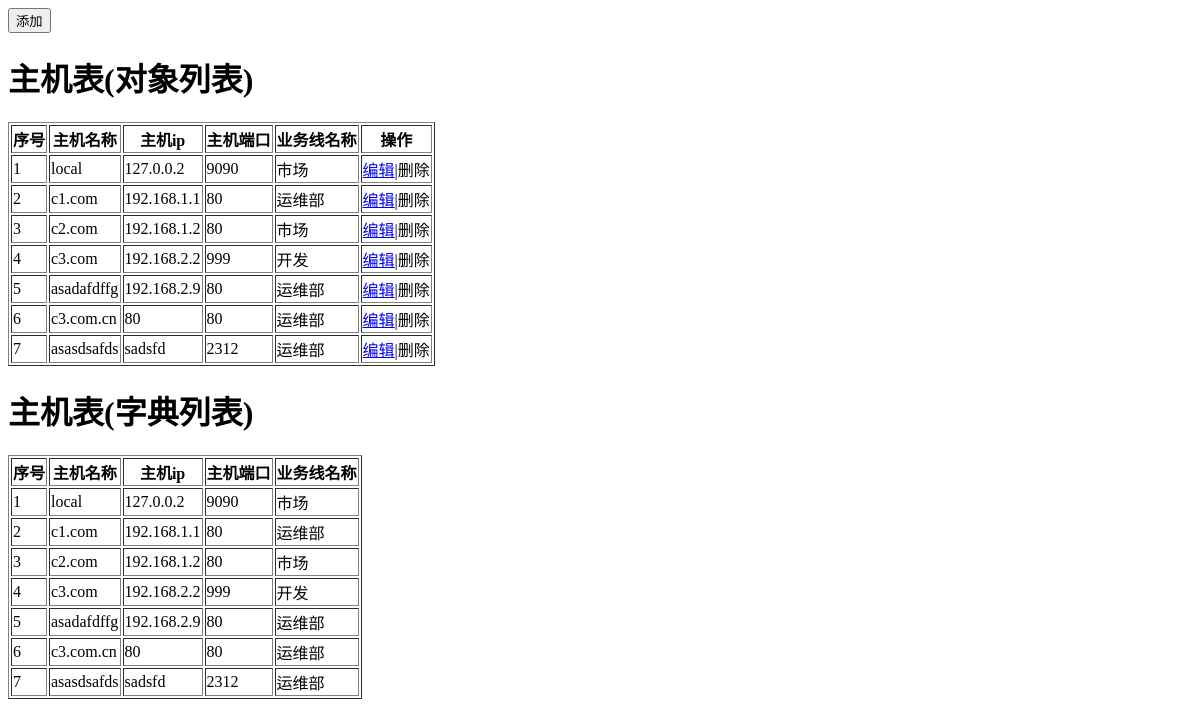
Screenshot of /host with the database file from the repository.
### app01/models.py (models this page shows)
class Host(models.Model):
    nid = models.AutoField(primary_key=True)
    hostname = models.CharField(max_length=32, db_index=True)
    ip = models.GenericIPAddressField(protocol='both', db_index=True)
    port = models.IntegerField()
    business = models.ForeignKey(to='Business', to_field='id')

class Business(models.Model):
    caption = models.CharField(max_length=32)
    english = models.CharField(max_length=32, null=True)

### app01/views.py (the view, shortened to what this page needs)
# urls.py: url(r'^host$', views.host),
def host(request):
    if request.method == 'GET':
        hosts1 = models.Host.objects.all()
        hosts2 = models.Host.objects.filter(nid__gt=0).values('nid', 'ip', 'hostname', 'port', 'business_id',
                                                              'business__caption')
        businesses1 = models.Business.objects.all()
        return render(request, 'host.html', {'hosts1': hosts1, 'hosts2': hosts2, 'businesses': businesses1})

### templates/host.html (shortened to what this page needs)
<!DOCTYPE html>
<html lang="en">
<head>
</head>
<body>
    <div>
        <input id="add-host" type="button" value="添加">
    </div>
    <h1>主机表(对象列表)</h1>
    <table border="1">
        <thead>
            <th>序号</th>
            <th>主机名称</th>
            <th>主机ip</th>
            <th>主机端口</th>
            <th>业务线名称</th>
            <th>操作</th>
        </thead>
        <tbody>
                {% for host in hosts1 %}
                    <tr host-id="{{host.nid}}" buniness-id="{{host.business.id}}">
                        <td>{{ forloop.counter }}</td>
                        <td>{{ host.hostname }}</td>
                        <td>{{ host.ip }}</td>
                        <td>{{ host.port }}</td>
                        <td>{{ host.business.caption }}</td>
                        <td><a class="edit" href="#">编辑</a>|<a class="delete">删除</a></td>
                    </tr>
                {% endfor %}
        </tbody>
    </table>
    <h1>主机表(字典列表)</h1>
    <table border="1">
        <thead>
            <th>序号</th>
            <th>主机名称</th>
            <th>主机ip</th>
            <th>主机端口</th>
            <th>业务线名称</th>
        </thead>
        <tbody>
            {% for host in hosts2 %}
                <tr host-id="{{host.nid}}" buniness-id="{{host.business_id}}">
                    <td>{{ forloop.counter }}</td>
                    <td>{{ host.hostname }}</td>
                    <td>{{ host.ip }}</td>
                    <td>{{ host.port }}</td>
                    <td>{{ host.business__caption }}</td>
                </tr>
            {% endfor %}
        </tbody>
    </table>
</body>
</html>

### rows the page displays
Host: hostname "local", ip "127.0.0.2", port "9090", business.caption "市场", business__caption "市场"
Host: hostname "c1.com", ip "192.168.1.1", port "80", business.caption "运维部", business__caption "运维部"
Host: hostname "c2.com", ip "192.168.1.2", port "80", business.caption "市场", business__caption "市场"
Host: hostname "c3.com", ip "192.168.2.2", port "999", business.caption "开发", business__caption "开发"
Host: hostname "asadafdffg", ip "192.168.2.9", port "80", business.caption "运维部", business__caption "运维部"
Host: hostname "c3.com.cn", ip "80", port "80", business.caption "运维部", business__caption "运维部"
Host: hostname "asasdsafds", ip "sadsfd", port "2312", business.caption "运维部", business__caption "运维部"
